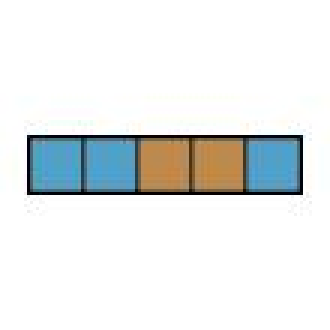
#> input picture example-data/iq-test/dmi-api-test/rq_1635798964909924200_choices_-2942838654698444810.png, 110 x 110 px (shown 3 times larger)
$ python -i color_check.py   (imports and definitions only)   (older library calls are emulated)
#> lines starting #> are read from the running program, lines starting #| are printed output that depends on the picture; after the words box and inside, x2 and y2 are one past the last pixel; in counts of white or black regions, pixels touching at a corner belong together
import functools
from numpy.random.mtrand import noncentral_chisquare
import shit_checker.format_iq_imgs as fii
import shit_checker.rotate_check as rc
import cv2
import numpy as np
import imutils
from typing import List
from pathlib import Path
from sklearn.cluster import MiniBatchKMeans

from skimage.metrics import structural_similarity as compare_ssim


# green color boundaries [B, G, R]
green = (np.array([20, 100, 40]), np.array([120, 255, 140]))
# Yellow color boundaries [B, G, R]
yellow = (np.array([0, 100, 155]), np.array([100, 150, 255]))
# Blue color boundaries [B, G, R]
blue = (np.array([120, 120, 30]), np.array([230, 200, 205]))
red = (np.array([0, 0, 50]), np.array([30, 30, 200]))
black = (np.array([0, 0, 0]), np.array([50, 50, 50]))
white = (np.array([210, 210, 210]), np.array([255, 255, 255]))

BOUNDARIES = [green, yellow, blue, red, black, white]


def to_gray(img):
    return cv2.cvtColor(img, cv2.COLOR_BGR2GRAY)


# [7 lines left out: function apply_contrast, not called in this run]


def xor_preprocess(img):
    return to_gray(apply_contrast(img, contrast=130))


# [4 lines left out: function xor_func, not called in this run]


def bitand(src1, src2):
    return cv2.bitwise_and(src1, src2)


# [55 lines left out: functions bitand_list, check_bitand, check_xor, quantize_image, funky_func, not called in this run]


def cnt_size(cnt) -> int:
    """ Returns the size of a contour """
    _, _, w, _ = cv2.boundingRect(cnt)
    return w


def calc_precedence(x, y, cols, tolerance_factor=10):
    return ((y // tolerance_factor) * tolerance_factor) * cols + x


def get_contour_precedence(contour, cols: int):
    """ Sorts the contours from top left to bottom right"""
    origin = cv2.boundingRect(contour)
    return calc_precedence(origin[0], origin[1], cols)


def get_cnts(img):
    """ Extracts nicely formatted contours from an image """
    imgray = to_gray(img)
    _, thresh = cv2.threshold(imgray, 127, 255, 0)
    contours = cv2.findContours(thresh, cv2.RETR_TREE, cv2.CHAIN_APPROX_SIMPLE)
    cnts = imutils.grab_contours(contours)
    cnts = [cnt for cnt in cnts if 5 < cnt_size(cnt) < 80]
    cnts.sort(key=lambda x: get_contour_precedence(x, img.shape[1]))
    return cnts


def count_color(img, bound):
    """ Checks how much of a color is in an img """
    return np.sum(cv2.inRange(img, bound[0], bound[1]))


def max_color(img):
    bnd_count = [count_color(img, bound) for bound in BOUNDARIES]
    return np.argmax(bnd_count)


def find_cnt_color(image, cnt):
    """ Finds the most prevalent color in a contour """
    x, y, w, h = cv2.boundingRect(cnt)
    img_crop = image[y : y + h, x : x + w]
    return max_color(img_crop)


# [7 lines left out: function find_circle_color, not called in this run]


def cnt_to_nums(img, cnts):
    """ Converts contours to numbers based on color"""
    num_array = np.array([find_cnt_color(img, cnt) for cnt in cnts])
    return num_array


# [21 lines left out: functions correct_cols, final_logic_guess, check_logic_func, not called in this run]


def not_xor(src1, src2):
    return ~np.logical_xor(src1, src2)


def not_and(src1, src2):
    return ~np.logical_and(src1, src2)


def check_equal_len(arrays: List[np.array]) -> bool:
    return np.all([x.shape == arrays[0][0].shape for arr in arrays for x in arr])


# [45 lines left out: functions color_logic_check, circle_logic_check, not called in this run]


def convert_to_nums(img):
    cnts = get_cnts(img)
    return cnt_to_nums(img, cnts)


def arr_check(a1, a2, target, func=np.logical_xor):
    return np.all(func(a1, a2) == target)


# [22 lines left out: function find_circles, not called in this run]


def circle_to_num(img):
    circles = find_circles(img)
    return [find_circle_color(img, circle) for circle in circles]


# [9 lines left out: function mask_colours, not called in this run]


# [23 lines not run here, left out]

>>> import cv2
>>> picture = cv2.imread('../../example-data/iq-test/dmi-api-test/rq_1635798964909924200_choices_-2942838654698444810.png')
#> picture is the input picture: shape (110, 110, 3); mean B, G, R 234.3, 234.5, 231.5
>>> result = convert_to_nums(picture)
#> in to_gray, `return cv2.cvtColor(img, cv2.COLOR_BGR2GRAY)`:
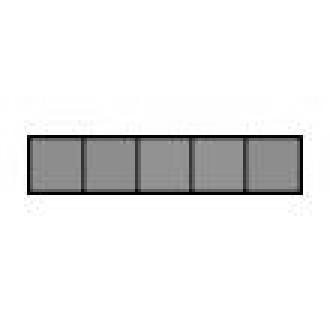
#> returned value: shape (110, 110) (shown 3 times larger); min 1, max 255, mean 233.6
#> in get_cnts, `_, thresh = cv2.threshold(imgray, 127, 255, 0)`:
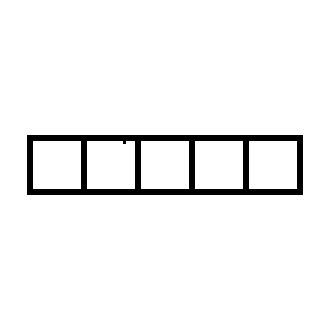
#> thresh: shape (110, 110) (shown 3 times larger); 95.4% white; black in thin lines or dots, all inside (x1, y1, x2, y2) = (9, 45, 101, 65)
#> in get_cnts, `contours = cv2.findContours(thresh, cv2.RETR_TREE, cv2.CHAIN_APPROX_SI..`: contours = 7 contours; box (x1, y1, x2, y2) and area: (0, 0, 110, 110) 11881, (8, 44, 102, 66) 1951, (83, 47, 99, 63) 225, (65, 47, 81, 63) 225, (47, 47, 63, 63) 225, (11, 47, 27, 63) 225, (29, 47, 45, 63) 224
#> in get_cnts, `cnts = imutils.grab_contours(contours)`: cnts has the same summary as contours
#> in get_cnts, `cnts = [cnt for cnt in cnts if 5 < cnt_size(cnt) < 80]`: cnts = 5 contours; box (x1, y1, x2, y2) and area: (83, 47, 99, 63) 225, (65, 47, 81, 63) 225, (47, 47, 63, 63) 225, (11, 47, 27, 63) 225, (29, 47, 45, 63) 224
#> in convert_to_nums, `cnts = get_cnts(img)`: cnts = 5 contours; box (x1, y1, x2, y2) and area: (11, 47, 27, 63) 225, (47, 47, 63, 63) 225, (65, 47, 81, 63) 225, (83, 47, 99, 63) 225, (29, 47, 45, 63) 224
#> in max_color, `bnd_count = [count_color(img, bound) for bound in BOUNDARIES]`: bnd_count = [0, 0, 65280, 0, 0, 0]
#> in cnt_to_nums, `num_array = np.array([find_cnt_color(img, cnt) for cnt in cnts])`: num_array = [2, 2, 1, 1, 2]
#> result = [2, 2, 1, 1, 2]

$ run again, on example-data/iq-test/dmi-api-test/rq_1635798965035918900_choices_-7089509198912284700.png
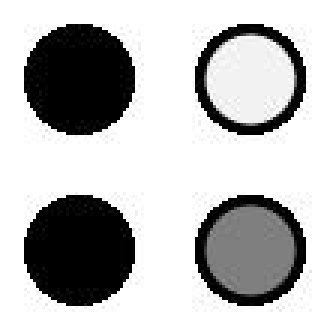
#> input picture example-data/iq-test/dmi-api-test/rq_1635798965035918900_choices_-7089509198912284700.png, 110 x 110 px (shown 3 times larger)
#> picture is the input picture: shape (110, 110, 3); min 0, max 255, mean 184.9
#> in get_cnts, `_, thresh = cv2.threshold(imgray, 127, 255, 0)`:
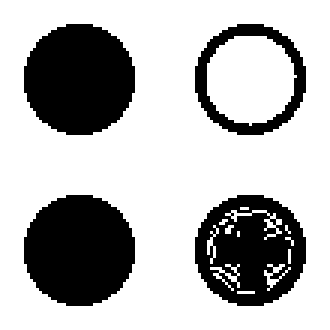
#> thresh: shape (110, 110) (shown 3 times larger); 71.1% white; 4 black regions
#> contours = 20 contours, 14 with area under 20; largest, box (x1, y1, x2, y2) and area: (0, 0, 110, 110) 11881, (64, 64, 103, 103) 1138, (7, 64, 46, 103) 1138, (64, 7, 103, 46) 1138, (7, 7, 46, 46) 1138, (69, 12, 99, 42) 656
#> in get_cnts, `cnts = imutils.grab_contours(contours)`: cnts has the same summary as contours
#> in get_cnts, `cnts = [cnt for cnt in cnts if 5 < cnt_size(cnt) < 80]`: cnts = 9 contours, 4 with area under 20; largest, box (x1, y1, x2, y2) and area: (64, 64, 103, 103) 1138, (7, 64, 46, 103) 1138, (64, 7, 103, 46) 1138, (7, 7, 46, 46) 1138, (69, 12, 99, 42) 656
#> in convert_to_nums, `cnts = get_cnts(img)`: cnts = 9 contours, 4 with area under 20; largest, box (x1, y1, x2, y2) and area: (7, 7, 46, 46) 1138, (64, 7, 103, 46) 1138, (7, 64, 46, 103) 1138, (64, 64, 103, 103) 1138, (69, 12, 99, 42) 656
#> bnd_count = [0, 0, 0, 0, 276675, 111180]
#> img_crop: shape (30, 30, 3)
#> img_crop: shape (39, 39, 3)
#> x = 64
#> in find_cnt_color (call 5), `img_crop = image[y : y + h, x : x + w]`:
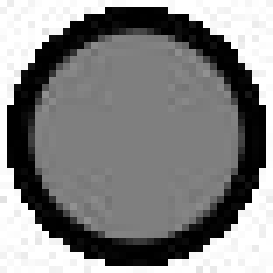
#> img_crop: shape (39, 39, 3) (shown 7 times larger); min 0, max 255, mean 131.4
#> num_array = [4, 5, 5, 4, 2, 2, 2, 2, 2]
